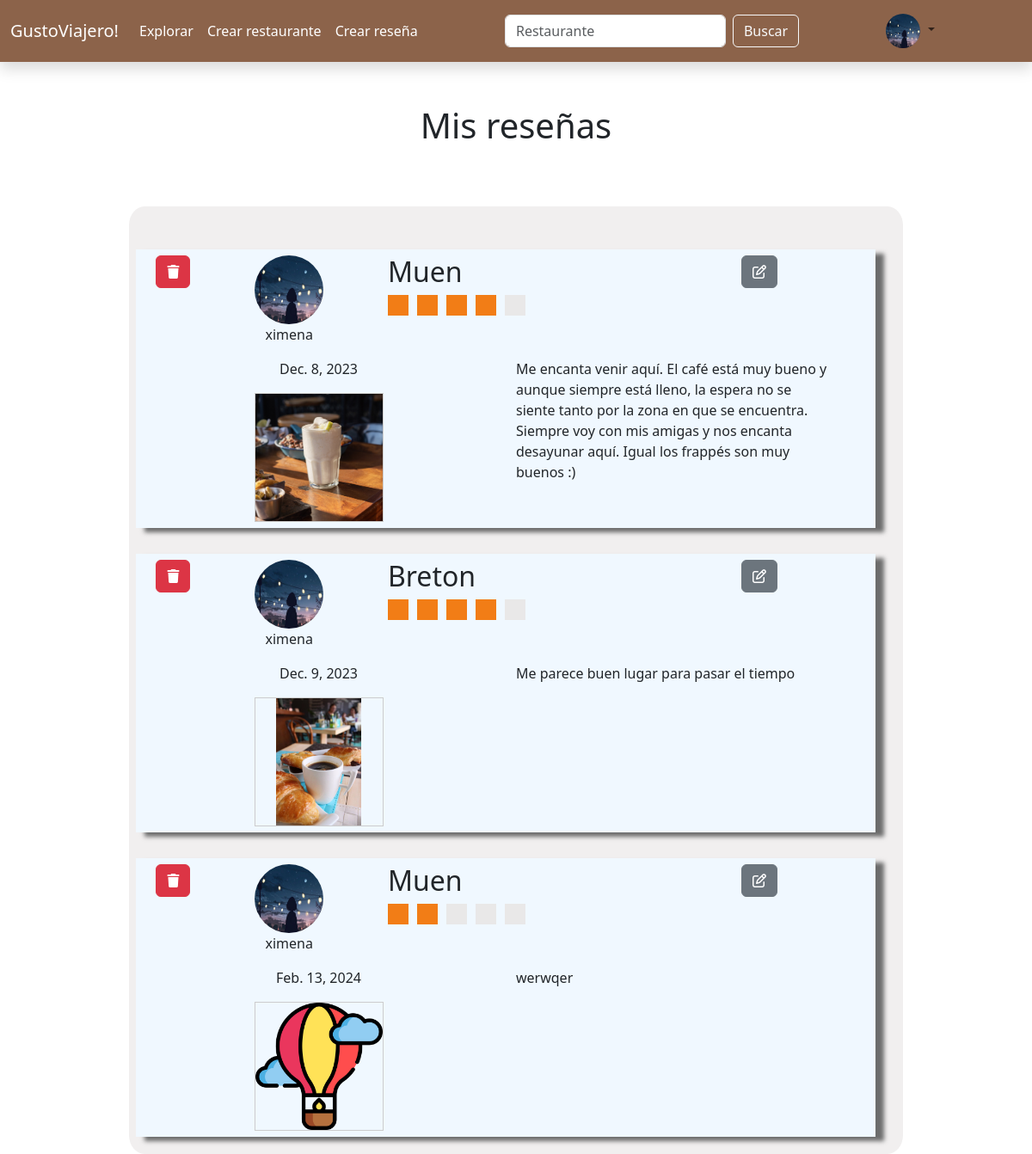
/misresenas/ (signed in), run on the app's committed database.
### inicio/models.py (models this page shows, shortened)
class FotoUsuario(models.Model):
    UsuarioID=models.ForeignKey(User, on_delete=models.CASCADE)
    Imagen=models.ImageField(upload_to='uploads/perfil', blank=True, null=True)

class Resena(models.Model):
    RestauranteID=models.ForeignKey(Restaurante,on_delete=models.CASCADE)
    UsuarioID=models.ForeignKey(User,on_delete=models.CASCADE)
    Fecha=models.DateField()
    Descripcion=models.CharField(max_length=280)
    Puntuacion=models.DecimalField(max_digits=2, decimal_places=1, validators=[MinValueValidator(1), MaxValueValidator(5)])

class Restaurante (models.Model):
    Nombre=models.CharField(max_length=50, default='Restaurante')
    Propietario=models.ForeignKey(User, on_delete=models.CASCADE, default=1)
    Pais=models.CharField(max_length=50)
    Estado=models.CharField(max_length=50)
    Direccion=models.CharField(max_length=200)
    Promedio=models.DecimalField(max_digits=3,decimal_places=2, default=0, blank=True)
    TipoCocina=models.ForeignKey(TipoCocina,on_delete=models.CASCADE, blank=True, null=True)
    CategoriaL=models.ForeignKey(CategoriaL,on_delete=models.CASCADE, blank=True, null=True)
    Apertura=models.TimeField()
    Cierre=models.TimeField()
    Descripción=models.CharField(max_length=280, null=True, blank=True)

class FotosResena(models.Model):
    ResenaID=models.ForeignKey(Resena,on_delete=models.CASCADE)
    Imagen=models.ImageField(upload_to='uploads/resena', null=True, blank=True)

### inicio/views.py (the view)
# urls.py: path('misresenas/',views.mis_resenas, name='mis_resenas'),
def mis_resenas(request):
    if request.user.is_authenticated:
        usuario = request.user
        foto = FotoUsuario.objects.filter(UsuarioID=usuario).first()
        resenas=Resena.objects.filter(UsuarioID=usuario).prefetch_related('fotosresena_set')
        restaurantes = Restaurante.objects.filter(id__in=resenas.values('RestauranteID')).prefetch_related('fotoslugar_set')
        return render(request, 'mis_resenas.html',{'usuario':usuario,'foto':foto, 'resenas': resenas, 'restaurantes': restaurantes})

### inicio/templates/mis_resenas.html (shortened to what this page needs)
{% extends 'base.html' %}
{% load static %}
{% block content %}
<p class="h1 d-flex justify-content-center" style="padding: 20px 20px 20px 20px; margin-top: 30px;">
    Mis reseñas
</p>
<div class="container" style="width: 75%; margin-top: 20px;">
    {% if resenas %}
        <div class="row" style="margin-top: 50px; background-color: rgb(241, 239, 239); padding: 20px 20px 20px 20px; border-radius: 2%;">
            {% for resena in resenas %}
                <div class="row resena" style="margin-top: 30px; background-color: aliceblue; height: 100%; box-shadow: 10px 5px 5px rgb(108, 108, 108); padding: 7px 7px 7px 7px;">
                    <div class="row" >
                        <div class="col-1">
                            <div class="d-flex justify-content-end">
                                <a href="{% url 'eliminar_resena' resena.id %}" class="btn btn-danger"><i class="fa-solid fa-trash"></i></a>
                            </div>
                        </div>
                        <div class="col-3">
                            <div class="container d-flex justify-content-center">
                                {% if foto %}
                                    <img src="{{foto.Imagen.url}}" width="80" height="80" style="border-radius: 50%;">
                                {% else %}
                                    <img src="{% static 'images/default-perfil.jpg' %}" width="80" height="80" style="border-radius: 50%;">
                                {% endif %}
                            </div>
                            <div class="container d-flex justify-content-center">
                                <p>{{usuario.username}}</p>
                            </div>
                        </div>
                        <div class="col-6">
                            <a href="{% url 'restaurante' resena.RestauranteID.id %}" style="text-decoration: none; color: inherit;">
                                <h2>{{resena.RestauranteID.Nombre}}</h1>
                            </a>
                            <div class="col d-flex align-self-center" >
                                <div class="cuadro {% if resena.Puntuacion >= 0.5 %} rellenar {% endif %}"></div>
                                <div class="cuadro derecha {% if resena.Puntuacion >= 1 %} rellenar {% endif %}"></div>
                                <div class="cuadro {% if resena.Puntuacion >= 1.5 %} rellenar {% endif %}"></div>
                                <div class="cuadro derecha {% if resena.Puntuacion >= 2 %} rellenar {% endif %}"></div>
                                <div class="cuadro {% if resena.Puntuacion >= 2.5 %} rellenar {% endif %}"></div>
                                <div class="cuadro derecha {% if resena.Puntuacion >= 3 %} rellenar {% endif %}"></div>
                                <div class="cuadro {% if resena.Puntuacion >= 3.5 %} rellenar {% endif %}"></div>
                                <div class="cuadro derecha {% if resena.Puntuacion >= 4 %} rellenar {% endif %}"></div>
                                <div class="cuadro {% if resena.Puntuacion >= 4.5 %} rellenar {% endif %}"></div>
                                <div class="cuadro derecha {% if resena.Puntuacion == 5 %} rellenar {% endif %}"></div>
                            </div>
                        </div>
                        <div class="col-2">
                            <div class="d-flex justify-content-start">
                                <a href="{% url 'editar_resena' resena.id %}" class="btn btn-secondary"><i class="fa-regular fa-pen-to-square"></i></a>
                            </div>
                        </div>
                    </div>
                    <div class="row">
                        <div class="col">
                            <div class="container d-flex justify-content-center">
                                <p> {{resena.Fecha}}</p>
                            </div>
                            <div style="width: 150px; height: 150px; overflow: hidden; margin: 0 auto; border: 1px solid #ccc;">
                                {% if resena.fotosresena_set.all %}
                                    <img src="{{ resena.fotosresena_set.all.0.Imagen.url }}" style="width: 100%; height: 100%; object-fit: contain;">
                                {% else %}
                                    {% if resena.RestauranteID.fotoslugar_set.all %}
                                        <img src="{{ resena.RestauranteID.fotoslugar_set.all.0.Imagen.url }}" style="width: 100%; height: 100%; object-fit: contain;">
                                    {% else %}
                                        <img src="{% static 'images/default.jpg' %}"  style="width: 100%; height: 100%; object-fit: contain;">
                                    {% endif %}
                                {% endif %}
                            </div>
                        </div>
                        <div class="col">
                            <div class="container">
                                <p>{{resena.Descripcion}}</p>
                            </div>
                        </div>
                    </div>
                </div>
            {% endfor %}
        </div>
    {% endif %}
</div>
{% endblock %}

### inicio/templates/base.html (shortened to what this page needs)
{% load static %}
<!doctype html>
<html lang="es">
  <head>
    <link href="https://cdn.jsdelivr.net/npm/bootstrap@5.3.2/dist/css/bootstrap.min.css" rel="stylesheet">
    <link href="css/style.css" rel="stylesheet">
  </head>
  <body>
    <nav class="navbar navbar-expand-lg shadow" style="background-color: #8C634A;">
      <div class="container-fluid">
        <a class="navbar-brand" href="{% url 'home' %}" style="color: white;">GustoViajero!</a>
        <div class="collapse navbar-collapse" id="navbarSupportedContent">
          <ul class="navbar-nav me-auto mb-2 mb-lg-0">
            <li class="nav-item">
              <a class="nav-link" aria-current="page" href="{% url 'explorar' %}" style="color: white;">Explorar</a>
            </li>
            <li class="nav-item">
              <a class="nav-link" aria-current="page" href="{% url 'crear_restaurante' %}" style="color: white;">Crear restaurante</a>
            </li>
            <li class="nav-item">
              <a class="nav-link" aria-current="page" href="{% url 'elegir_restaurante' %}" style="color: white;">Crear reseña</a>
            </li>
          </ul>
        </div>
        <div class="collapse navbar-collapse" id="navbarSupportedContent">
          <ul class="navbar-nav me-auto mb-2 mb-lg-0">
          <form class="d-flex" action="{% url 'buscar_restaurantes' %}" method="GET">
            <input class="form-control me-2" type="search" name="q" placeholder="Restaurante" aria-label="Search">
            <button class="btn btn-outline-light" type="submit">Buscar</button>
          </form>
          </ul>
        </div>
        <div class="collapse navbar-collapse justify-content-end" id="navbarSupportedContent">
          <ul class="navbar-nav me-auto mb-2 mb-lg-0">
            <li class="nav-item dropdown">
              <a class="nav-link dropdown-toggle" href="#" role="button" data-bs-toggle="dropdown" aria-expanded="false">
                {% if foto %}
                <img src="{{foto.Imagen.url}}" width="40" height="40" style="border-radius: 50%;">
                {% else %}
                <img src="{% static 'images/default-perfil.jpg' %}" width="40" height="40" style="border-radius: 50%;">
                {% endif %}
              </a>
            </li>
          </ul>
        </div>
      </div>
    </nav>
    {% block content %}
    {% endblock %}
  </body>
</html>

### inicio/templates/mis_resenas.html (style rules this page uses)
.cuadro { width: 12px; height: 24px; background-color: rgb(233, 232, 232); }
.derecha { margin-right: 10px; }
.rellenar { background-color: #F27D16; }

### data on the page
FotoUsuario: Imagen (picture)
Resena: Imagen (picture), RestauranteID.Nombre "Muen", Puntuacion 4 (drawn), Fecha "Dec. 8, 2023", fotosresena_set.all.0.Imagen (picture), Descripcion "Me encanta venir aquí. El café está muy bueno y aunque siempre está lleno, la espera no se siente tanto por la zona en que se encuentra. Siempre voy con mis amigas y nos encanta desayunar aquí. Igual los frappés son muy buenos :)"
Resena: Imagen (picture), RestauranteID.Nombre "Breton", Puntuacion 4 (drawn), Fecha "Dec. 9, 2023", fotosresena_set.all.0.Imagen (picture), Descripcion "Me parece buen lugar para pasar el tiempo"
Resena: Imagen (picture), RestauranteID.Nombre "Muen", Puntuacion 2 (drawn), Fecha "Feb. 13, 2024", fotosresena_set.all.0.Imagen (picture), Descripcion "werwqer"

### other printed values
{{ usuario.username }} "ximena"
